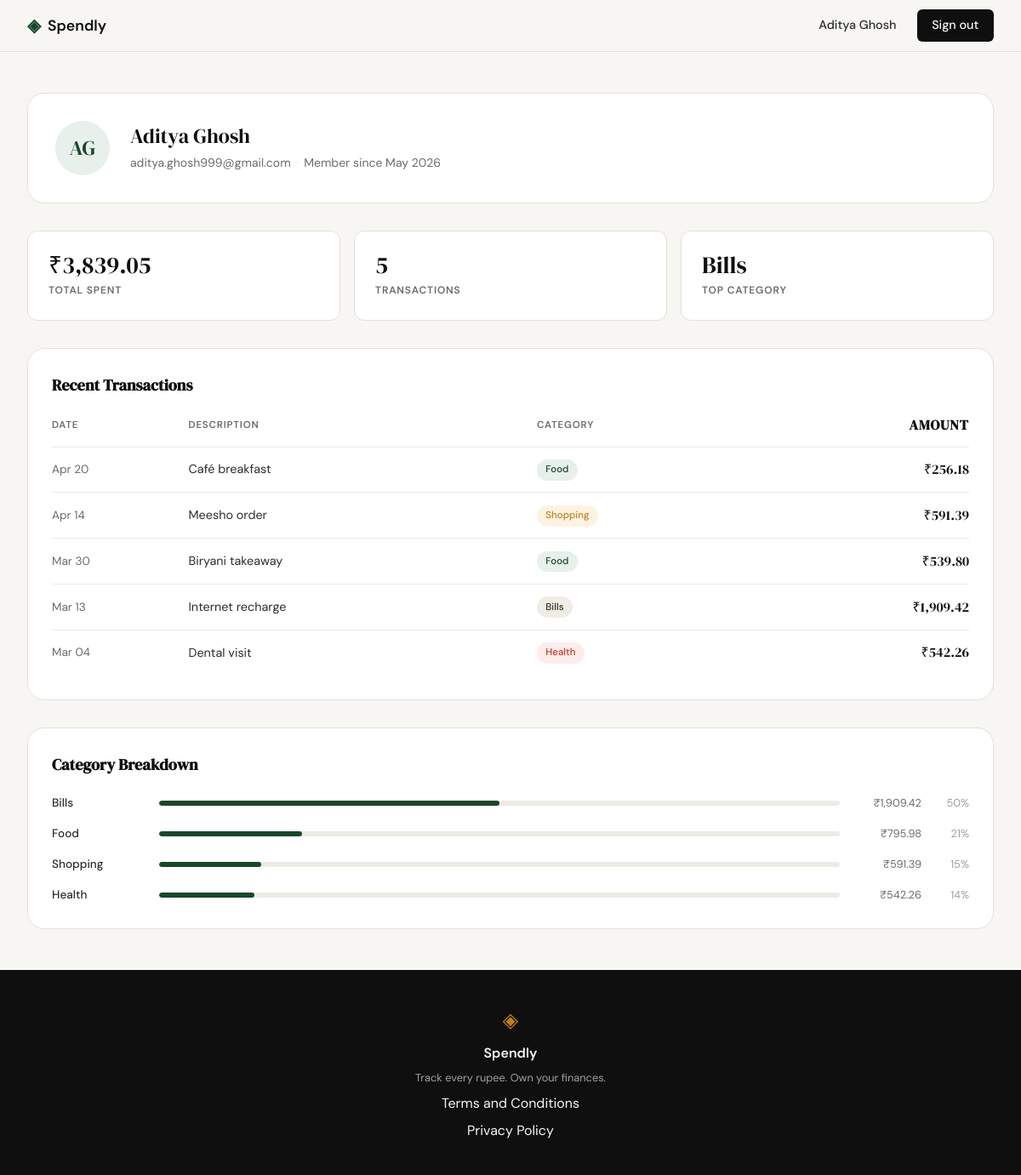
Screenshot of /profile (signed in) with the database file from the repository.
### tables this page shows
CREATE TABLE users (
            id            INTEGER PRIMARY KEY AUTOINCREMENT,
            name          TEXT    NOT NULL,
            email         TEXT    UNIQUE NOT NULL,
            password_hash TEXT    NOT NULL,
            created_at    TEXT    DEFAULT (datetime('now'))
        );

CREATE TABLE expenses (
            id          INTEGER PRIMARY KEY AUTOINCREMENT,
            user_id     INTEGER NOT NULL REFERENCES users(id),
            amount      REAL    NOT NULL,
            category    TEXT    NOT NULL,
            date        TEXT    NOT NULL,
            description TEXT,
            created_at  TEXT    DEFAULT (datetime('now'))
        );

### app.py (the view)
@app.route("/profile")
def profile():
    if not session.get("user_id"):
        return redirect(url_for("login"))
    user = get_user_by_id(session["user_id"])
    summary = get_summary_stats(session["user_id"])
    stats = [
        {"label": "Total Spent",  "value": summary["total_spent"]},
        {"label": "Transactions", "value": summary["transaction_count"]},
        {"label": "Top Category", "value": summary["top_category"]},
    ]
    transactions = get_recent_transactions(session["user_id"])
    categories = get_category_breakdown(session["user_id"])
    return render_template("profile.html",
                           user=user, stats=stats,
                           transactions=transactions,
                           categories=categories)

### app.py (called while the page is built)
@app.context_processor
def inject_current_user():
    user_id = session.get("user_id")
    if not user_id:
        return {"current_user": None}
    conn = get_db()
    try:
        user = conn.execute("SELECT name FROM users WHERE id = ?", (user_id,)).fetchone()
    finally:
        conn.close()
    return {"current_user": user}

### database/db.py (called while the page is built)
def get_db():
    conn = sqlite3.connect(DB_PATH)
    conn.row_factory = sqlite3.Row
    conn.execute("PRAGMA foreign_keys = ON")
    return conn

### database/queries.py (called while the page is built)
def get_user_by_id(user_id):
    conn = get_db()
    try:
        row = conn.execute(
            "SELECT name, email, created_at FROM users WHERE id = ?", (user_id,)
        ).fetchone()
    finally:
        conn.close()
    if row is None:
        return None
    parts = row["name"].strip().split()
    initials = "".join(p[0].upper() for p in parts[:2])
    try:
        member_since = datetime.strptime(row["created_at"], "%Y-%m-%d %H:%M:%S").strftime("%B %Y")
    except (ValueError, TypeError):
        member_since = "—"
    return {
        "name": row["name"],
        "email": row["email"],
        "initials": initials,
        "member_since": member_since,
    }

def get_summary_stats(user_id):
    conn = get_db()
    try:
        total = conn.execute(
            "SELECT COALESCE(SUM(amount), 0) FROM expenses WHERE user_id = ?",
            (user_id,),
        ).fetchone()[0]
        count = conn.execute(
            "SELECT COUNT(*) FROM expenses WHERE user_id = ?",
            (user_id,),
        ).fetchone()[0]
        top_row = conn.execute(
            "SELECT category FROM expenses WHERE user_id = ? GROUP BY category ORDER BY SUM(amount) DESC LIMIT 1",
            (user_id,),
        ).fetchone()
        return {
            "total_spent": f"₹{total:,.2f}",
            "transaction_count": str(count),
            "top_category": top_row["category"] if top_row else "—",
        }
    finally:
        conn.close()

### templates/profile.html (shortened to what this page needs)
{% extends "base.html" %}
{% block head %}
<link rel="stylesheet" href="{{ url_for('static', filename='css/profile.css') }}">
<link rel="stylesheet" href="https://unpkg.com/lucide@latest/dist/umd/lucide.min.css">
{% endblock %}
{% block content %}
<div class="profile-page">
    <div class="profile-header">
        <div class="profile-avatar">{{ user.initials }}</div>
        <div>
            <div class="profile-name">{{ user.name }}</div>
            <div class="profile-meta">
                {{ user.email }}<span>·</span>Member since {{ user.member_since }}
            </div>
        </div>
    </div>
    <div class="profile-stats">
        {% for s in stats %}
        <div class="profile-stat-card">
            <div class="profile-stat-value">{{ s.value }}</div>
            <div class="profile-stat-label">{{ s.label }}</div>
        </div>
        {% endfor %}
    </div>
    <div class="profile-section">
        <h2 class="profile-section-title">Recent Transactions</h2>
        <table class="profile-table">
            <thead>
                <tr>
                    <th>Date</th>
                    <th>Description</th>
                    <th>Category</th>
                    <th class="col-amount">Amount</th>
                </tr>
            </thead>
            <tbody>
                {% for t in transactions %}
                <tr>
                    <td class="col-date">{{ t.date }}</td>
                    <td>{{ t.description }}</td>
                    <td>
                        <span class="cat-badge cat-{{ t.category | lower }}">{{ t.category }}</span>
                    </td>
                    <td class="col-amount">{{ t.amount }}</td>
                </tr>
                {% endfor %}
            </tbody>
        </table>
    </div>
    <div class="profile-section">
        <h2 class="profile-section-title">Category Breakdown</h2>
        {% for c in categories %}
        <div class="profile-breakdown-row">
            <span class="breakdown-name">{{ c.name }}</span>
            <div class="profile-bar-track">
                <div class="profile-bar-fill" style="width: {{ c.pct }}%"></div>
            </div>
            <span class="breakdown-amount">{{ c.amount }}</span>
            <span class="breakdown-pct">{{ c.pct }}%</span>
        </div>
        {% endfor %}
    </div>
</div>
{% endblock %}

### templates/base.html (shortened to what this page needs)
<!DOCTYPE html>
<html lang="en">
<head>
    <link rel="stylesheet" href="{{ url_for('static', filename='css/style.css') }}">
    {% block head %}{% endblock %}
</head>
<body>
    <nav class="navbar">
        <div class="nav-inner">
            <a href="{{ url_for('landing') }}" class="nav-brand">
                <span class="brand-icon">◈</span>
                <span class="brand-name">Spendly</span>
            </a>
            <div class="nav-links">
                {% if session.get('user_id') %}
                    {% if current_user %}<span class="nav-user-name">{{ current_user.name }}</span>{% endif %}
                    <a href="{{ url_for('logout') }}" class="nav-cta">Sign out</a>
                {% else %}
                    <a href="{{ url_for('login') }}">Sign in</a>
                    <a href="{{ url_for('register') }}" class="nav-cta">Get started</a>
                {% endif %}
            </div>
        </div>
    </nav>
    <main class="main-content">
        {% block content %}{% endblock %}
    </main>
    <footer class="footer">
        <div class="footer-inner">
            <span class="brand-icon">◈</span>
            <span class="footer-name">Spendly</span>
            <p class="footer-copy">Track every rupee. Own your finances.</p>
            <a href="/terms">Terms and Conditions</a>
            <a href="/privacy">Privacy Policy</a>
        </div>
    </footer>
</body>
</html>

### static/css/style.css (style rules this page uses)
:root { --ink: #0f0f0f; --ink-soft: #2d2d2d; --ink-muted: #6b6b6b; --ink-faint: #a0a0a0; --paper: #f7f6f3; --paper-warm: #f0ede6; --paper-card: #ffffff; --accent: #1a472a; --accent-light: #e8f0eb; --accent-2: #c17f24; --accent-2-light: #fdf3e3; --danger: #c0392b; --danger-light: #fdecea; --border: #e4e1da; --border-soft: #eeebe4; --font-display: 'DM Serif Display', Georgia, serif; --font-body: 'DM Sans', system-ui, sans-serif; --max-width: 1200px; --auth-width: 440px; --radius-sm: 6px; --radius-md: 12px; --radius-lg: 20px; }
*, *::before, *::after { box-sizing: border-box; margin: 0; padding: 0; }
html { font-size: 16px; scroll-behavior: smooth; }
body { background: var(--paper); color: var(--ink); font-family: var(--font-body); font-size: 1rem; line-height: 1.6; -webkit-font-smoothing: antialiased; }
a { color: inherit; text-decoration: none; }
.navbar { position: sticky; top: 0; z-index: 100; background: var(--paper); border-bottom: 1px solid var(--border); padding: 0 2rem; }
.nav-inner { max-width: var(--max-width); margin: 0 auto; height: 60px; display: flex; align-items: center; justify-content: space-between; }
.nav-brand { display: flex; align-items: center; gap: 0.5rem; font-family: var(--font-body); font-weight: 600; font-size: 1.1rem; color: var(--ink); }
.brand-icon { color: var(--accent); font-size: 1.3rem; }
.brand-name { color: var(--ink); }
.nav-links { display: flex; align-items: center; gap: 1.5rem; font-size: 0.9rem; font-weight: 500; }
.nav-links a { color: var(--ink-muted); transition: color 0.2s; }
.nav-cta { background: var(--ink) !important; color: var(--paper) !important; padding: 0.45rem 1.1rem; border-radius: var(--radius-sm); transition: background 0.2s !important; }
.nav-user-name { color: var(--ink-soft); font-weight: 500; }
.main-content { min-height: calc(100vh - 60px - 100px); }
.footer { background: var(--ink); color: var(--paper); padding: 2.5rem 2rem; text-align: center; }
.footer-inner { display: flex; flex-direction: column; align-items: center; gap: 0.4rem; }
.footer .brand-icon { color: var(--accent-2); font-size: 1.5rem; }
.footer-name { font-weight: 600; font-size: 1rem; }
.footer-copy { font-size: 0.8rem; color: var(--ink-faint); }

### rows the page displays
users: name "Aditya Ghosh", email "aditya.ghosh999@gmail.com"
expenses: date "Apr 20", description "Café breakfast", category "Food", amount "₹256.18"
expenses: date "Apr 14", description "Meesho order", category "Shopping", amount "₹591.39"
expenses: date "Mar 30", description "Biryani takeaway", category "Food", amount "₹539.80"
expenses: date "Mar 13", description "Internet recharge", category "Bills", amount "₹1,909.42"
expenses: date "Mar 04", description "Dental visit", category "Health", amount "₹542.26"

### other values shown
{{ user.initials }} "AG"
{{ user.member_since }} "May 2026"
{{ s.value }} "₹3,839.05" "5" "Bills"
{{ s.label }} "TOTAL SPENT" "TRANSACTIONS" "TOP CATEGORY"
{{ c.name }} "Bills" "Food" "Shopping" "Health"
{{ c.amount }} "₹1,909.42" "₹795.98" "₹591.39" "₹542.26"
{{ c.pct }} "50" "21" "15" "14"
